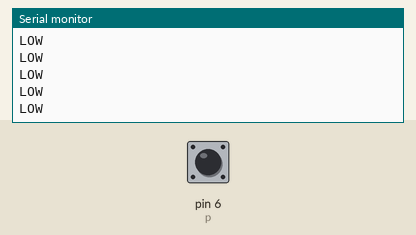
Simulated run of this sketch. Board: Arduino Uno, built with avr-gcc and run on an emulated ATmega328P. On the bench: the last lines printed to the serial monitor. Inputs (shaded band) come from the test bench; at power-on: pin 6 (p) HIGH.

Above: at 1.2 s.
1.3 s: pin 6 (p) driven LOW
At 2.2 s:
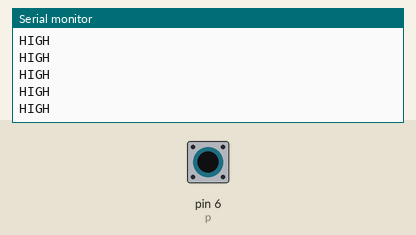
3.2 s: pin 6 (p) driven HIGH
At 4.1 s:
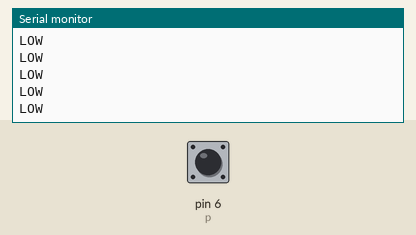
6.2 s: pin 6 (p) driven LOW
At 6.9 s:
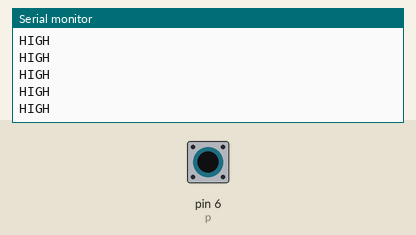
12.2 s: pin 6 (p) pulsed HIGH 5 times (0.12 s each, 0.3 s apart)
At 13.2 s:
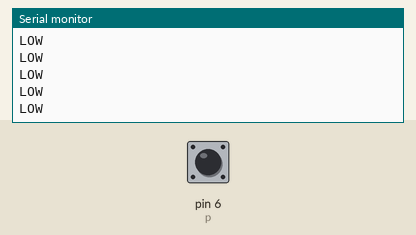

Measured:
- after the input at 1.3 s, the serial monitor: prints a new line after 0.07 s (image 1)
- after the input at 12.2 s, the serial monitor: prints a new line after 0.07 s (image 4)

The sketch:

IR-SENSOR.ino
```cpp
#define p 6
void setup() {
  // put your setup code here, to run once:
 Serial.begin(9600);
  pinMode(p, INPUT);


}

void loop() {
  // put your main code here, to run repeatedly:
  // Serial.println(digitalRead(p));
     if( digitalRead(p)== LOW){
      Serial.println("HIGH");
    }
    if(digitalRead(p)==HIGH){

      Serial.println("LOW");
    }
}
```
